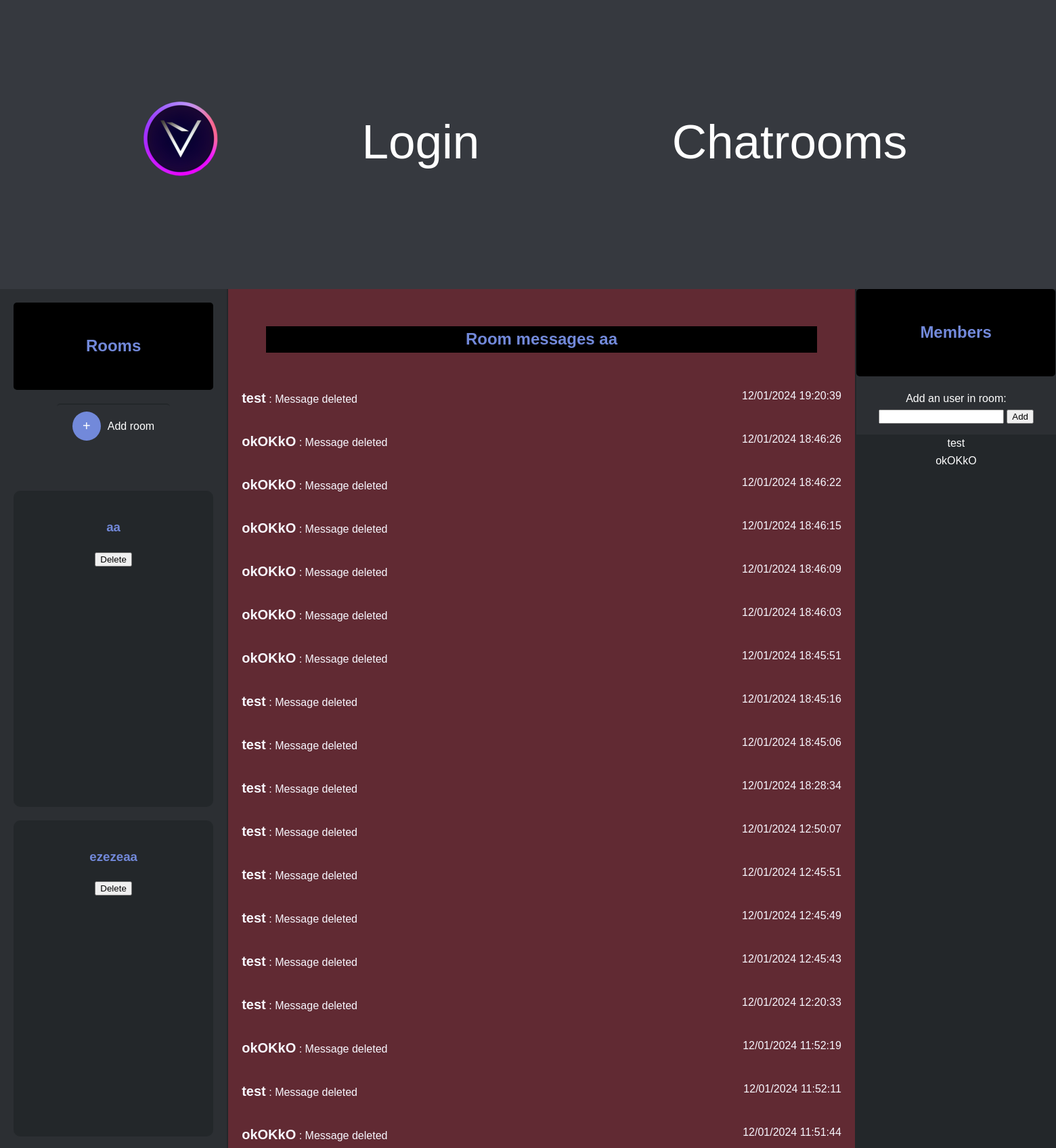
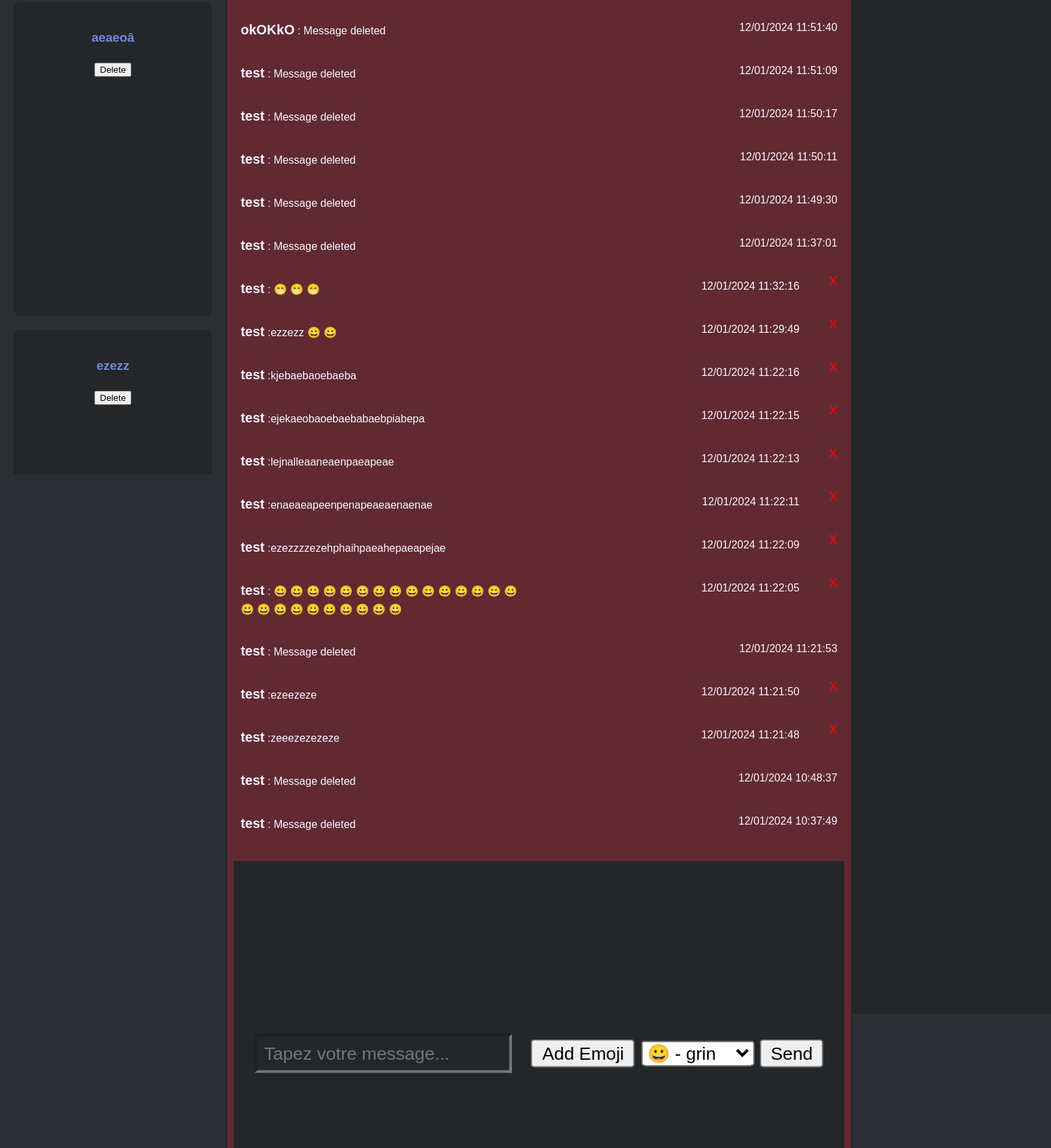
Screenshot of /chatroom/33/ (signed in, upper part) with the database file from the repository (2 pictures, top to bottom).
### chatrooms/models.py (models this page shows, shortened)
class ChatRoom(models.Model):
    name = models.CharField(max_length=255)
    participants = models.ManyToManyField(User, related_name='participant_chatrooms')
    creator = models.ForeignKey(User, on_delete=models.SET_NULL, null=True, blank=True, related_name='created_chatrooms')
    deleted_messages = models.ManyToManyField('Message', related_name='deleted_in_chatrooms')

class Message(models.Model):
    content = models.CharField(max_length=1024)
    sender = models.ForeignKey(User, on_delete=models.CASCADE)
    timestamp = models.DateTimeField(auto_now_add=True)
    chat_room = models.ForeignKey(ChatRoom, on_delete=models.CASCADE)
    is_deleted = models.BooleanField(default=False)
    def formatted_timestamp(self):
        local_time = timezone.localtime(self.timestamp)
        return local_time.strftime("%d/%m/%Y %H:%M:%S")
    class Meta:
        ordering = ['-id']  # Tri par ordre décroissant d'ID

### chatrooms/views.py (the view, shortened to what this page needs)
# urls.py: path('chatroom/', views.home_view, name='chatroom'),
@login_required(login_url='users:login')  # Specify the login URL
def home_view(request, chatroom_id=None):
    user = request.user
    accessible_chatrooms = ChatRoom.objects.filter(participants=user)
    message_form = MessageForm()
    emojis = Emoji.objects.all()
    if chatroom_id is None:
        chatroom = accessible_chatrooms.first()
        if chatroom is None:
            return render(request, 'chatroom.html')
        return redirect('chatrooms:chatroom', chatroom_id=chatroom.id)
    chatroom = get_object_or_404(ChatRoom, id=chatroom_id)
    messages = chatroom.message_set.all()
    formatted_messages = [
        {
            'id': msg.id,
            'sender': msg.sender.username,
            'content': msg.content,
            'timestamp': msg.formatted_timestamp(),
            'is_deleted':msg.is_deleted,# Use formatted_timestamp method
        }
        for msg in messages
    ]
    return render(request, 'chatroom.html', {'user': user, 'accessible_chatrooms': accessible_chatrooms, 'message_form': message_form, 'chatroom': chatroom, 'emojis': emojis, 'messages': formatted_messages})

### chatrooms/forms.py
class MessageForm(forms.Form):
    message = forms.CharField(max_length=500, widget=forms.TextInput(attrs={'placeholder': 'Tapez votre message...'}))
    emoji = forms.ModelChoiceField(queryset=Emoji.objects.all(), empty_label=None)

### chatrooms/templates/chatroom.html (shortened to what this page needs)
{% load static %}
<!DOCTYPE html>
<html lang="en">
<head>
    <link rel="stylesheet" href="https://cdnjs.cloudflare.com/ajax/libs/font-awesome/6.0.0/css/all.min.css">
    <link rel="stylesheet" href="{% static 'css/style.css' %}">
</head>
<body class="chatroom" data-chatroom-id="{{ chatroom.id }}">
    <header>
        <div class="menu-nav">
            <div class="box-logo">
                <a href="{% url 'users:index' %}">
                    <img src="{% static 'img/logo_transparent.png' %}" alt="App logo">
                </a>
            </div>
            <div class="boutons-container">
                <a href="{% url 'users:login' %}" class="button">Login</a>
                <a href="{% url 'chatrooms:chatroom' %}" class="button">Chatrooms</a>
                <a href="{% url 'help' %}" class="button">Help</a>
            </div>
        </div>
    </header>
    <div class="section-salons">
        <div class="salons-textuel">
            <div class="section-titre">
                <h2>Rooms</h2>
            </div>
            <div class="ajouter-salon">
                <button onclick="toggleCreateChatroomForm()">+</button>
                <div class="ajouter-salon-titre">Add room</div>
            </div>
           <div class="allchat">
                {% for chatroom in accessible_chatrooms %}
                    <div class="encadre-salon">
                        <a href="{% url 'chatrooms:chatroom' chatroom.id %}">
                            <h3>{{ chatroom.name }}</h3>
                        </a>
                        {% if chatroom.creator == user %}
                            <form method="post" action="{% url 'chatrooms:delete_chatroom' chatroom.id %}">
                                <button type="submit" onclick="return confirm('Are you sure you want to delete this chatroom?')">Delete</button>
                            </form>
                        {% endif %}
                    </div>
                {% endfor %}
            </div>
        </div>
        <div class="section-chat">
        {% if chatroom %}
            <h2>Room messages {{ chatroom.name }}</h2>
            <div class="messages-list" id="messages-list">
        {% for message in messages %}
                <div class="message deleted-message" id="message-{{ message.id }}">
            {% if message.is_deleted %}
                    <p><strong>{{ message.sender }}</strong> : <span class="message-content">Message deleted</span></p>
                    <p>{{ message.timestamp }}</p>
            {% else %}
            <p><strong>{{ message.sender }}</strong> :<span class="message-content">{{ message.content }}</span></p>
            <p class="p2">{{ message.timestamp }}</p>
            {% if message.sender == user or chatroom.creator == user %}
                <span class="delete-message" data-message-id="{{ message.id }}">x</span>
            {% endif %}
        {% endif %}
                </div>
        {% endfor %}
            </div>
                <div class="saisie-message">
                    <form id="messageForm" method="post" action="{% url 'chatrooms:send_message' %}">
                        <input type="text" name="message" placeholder="Tapez votre message..." id="message-input">
                        <button type="button" id="ajouterEmoji">Add Emoji</button>
                        <select name="emoji" id="emojiSelect">
                            {% for emoji in emojis %}
                                <option value="{{ emoji.symbol }}">{{ emoji.symbol }} - {{ emoji.name }}</option>
                            {% endfor %}
                        </select>
                        <button type="submit" id="bouton-envoi">Send</button>
                    </form>
                </div>
            {% endif %}
        </div>
        <div class="liste-utilisateurs">
            {% if chatroom %}
            <div class="membres">
                    <h2>Members</h2>
            </div>
            {% if user == chatroom.creator %}
            <div class="add-user-to-chatroom">
               <form id="addUserForm" method="post" action="{% url 'chatrooms:add_user_to_chatroom' chatroom.id %}">
                    <label for="username">Add an user in room:</label>
                    <input type="text" name="username" id="username" required>
                    <button type="submit">Add</button>
                </form>
            </div>
        {% endif %}
            <div class="encadre-membres">
                {% for participant in chatroom.participants.all %}
                    <div>{{ participant.username }}</div>
                {% endfor %}
            </div>
        {% endif %}
        </div>
 </div>
</body>
</html>

### static/css/style.css (style rules this page uses)
body { font-family: Arial, sans-serif; line-height: 1.6; margin: 0; padding: 0; overflow: hidden; }
header { height:10vh; }
body { color: #fff; background-color: #000; width: 100%; }
.chatroom .section-salons { margin-top:2vh; display: flex; flex: 1; color: white; background-color: #2C2F33; transition: background-color 0.3s, color 0.3s; height: 90vh; }
.chatroom .salons-textuel { width: 20%; padding: 20px; border-right: 2px solid #23272A; margin-bottom: 5%; }
.chatroom .section-chat { padding: 20px; border-right: 2px solid #23272A; display: flex; width: 60%; flex-direction: column; background-color: rgb(204, 34, 51, 0.333); }
.chatroom .messages-list { overflow-y: auto; height: 70vh; }
.chatroom .ajouter-salon { display: flex; justify-content: center; align-items: center; border-top: 2px solid #23272A; padding: 10px; border-radius: 5px; margin: 0 auto; width: 50%; }
.chatroom .ajouter-salon button { padding: 10px 15px; color: white; background-color: #7289DA; border: none; border-radius: 50%; font-size: 20px; margin-right: 10px; cursor: pointer; transition: background-color 0.3s, color 0.3s; }
.chatroom .allchat { max-height: 55%; overflow-y: auto; margin: 15% 0%; }
.chatroom .ajouter-salon-titre { color: white; }
.chatroom .encadre-salon { flex-grow: 1; border-radius: 10px; background-color: #23272A; padding: 20px; margin-top: 20px; height: 12vh; text-align: center; }
.encadre-salon a { text-decoration: none; font-weight: bold; color: rgb(114, 137, 218); }
.chatroom .saisie-message { display: flex; justify-content: center; align-items: center; border-top: 2px solid #23272A; padding: 10px; height:18%; background:rgb(35, 39, 42); width: 100%; margin-top: 2%; margin-bottom: 7%; margin-left: -10px; }
.chatroom .saisie-message input { flex: 1; margin-right: 10px; padding: 5px; background-color: #23272A; color: white; }
#messageForm { scale:2; }
.chatroom .section-titre, .chatroom .liste-utilisateurs .section-titre { background-color: #000; padding: 10px; border-radius: 5px; margin-bottom: 20px; text-align: center; }
.liste-utilisateurs { display: block; flex-direction: column; align-items: center; justify-content: center; height: 90vh; width: 20%; }
.encadre-membres { background-color: #23272A; margin-top: 0%; overflow-y: auto; text-align: center; height: 80%; width: 100%; }
.membres { background-color: #000; padding: 10px; border-radius: 5px; margin-bottom: 20px; text-align: center; width:93% }
.menu-nav { display: flex; align-items: center; padding: 2vh 4vh; background-color: #36393F; color: white; max-height: 8vh; transition: background-color 0.3s, color 0.3s; }
.menu-nav .box-logo img { max-height: 14vh; width: auto; cursor: pointer; transition: transform 0.3s; vertical-align: bottom; }
.menu-nav .boutons-container { display: flex; align-items: center; justify-content: flex-start; }
.menu-nav .boutons-container a { font-size: 2vh; cursor: pointer; background: none; border: none; color: white; position: relative; transition: color 0.3s; padding: 8vh 4vh; text-decoration: none; }
.menu-nav .boutons-container a::after { content: ''; display: block; width: 0; height: 0.2vh; background-color: rgb(2, 0, 5); transition: width 0.3s; }
.add-user-to-chatroom { text-align: center; margin-bottom: 5%; }
.message p { width: 60%; color: #F8F8FF; white-space: pre-wrap; border-radius:1%; }
.message p:nth-child(2) { margin-left: auto; text-align: -webkit-right; }
.delete-message { color: red; cursor: pointer; font-size: 24px; margin-left: 5%; }
.message { display:flex; }
strong { font-size: 20px; font-weight: bold; }
.chatroom h2 { color: #7289DA; margin: 1vh; background-color: #000; text-align: center; }

### rows the page displays
ChatRoom: name "aa", shows "Delete"
ChatRoom: name "ezezeaa", shows "Delete"
ChatRoom: name "aeaeoâ", shows "Delete"
ChatRoom: name "ezezz", shows "Delete"
Message: content "😁 😁 😁"
Message: content "ezzezz 😀 😀"
Message: content "kjebaebaoebaeba"
Message: content "ejekaeobaoebaebabaebpiabepa"
Message: content "lejnalleaaneaenpaeapeae"
Message: content "enaeaeapeenpenapeaeaenaenae"
Message: content "ezezzzzezehphaihpaeahepaeapejae"
Message: content "😀 😀 😀 😀 😀 😀 😀 😀 😀 😀 😀 😀 😀 😀 😀 😀 😀 😀 😀 😀 😀 😀 😀 😀 😀"
Message: content "ezeezeze"
Message: content "zeeezezezeze"

### other values shown
{{ message.sender }} "test" "okOKkO" "okOKkO" "okOKkO" "okOKkO" "okOKkO" "okOKkO" "test" "test" "test" "test" "test" "test" "test" "test" "okOKkO" "test" "okOKkO" "okOKkO" "test" "test" "test" "test" "test" "test" "test" "test"
{{ message.timestamp }} "12/01/2024 19:20:39" "12/01/2024 18:46:26" "12/01/2024 18:46:22" "12/01/2024 18:46:15" "12/01/2024 18:46:09" "12/01/2024 18:46:03" "12/01/2024 18:45:51" "12/01/2024 18:45:16" "12/01/2024 18:45:06" "12/01/2024 18:28:34" "12/01/2024 12:50:07" "12/01/2024 12:45:51" "12/01/2024 12:45:49" "12/01/2024 12:45:43" "12/01/2024 12:20:33" "12/01/2024 11:52:19" "12/01/2024 11:52:11" "12/01/2024 11:51:44" "12/01/2024 11:51:40" "12/01/2024 11:51:09" "12/01/2024 11:50:17" "12/01/2024 11:50:11" "12/01/2024 11:49:30" "12/01/2024 11:37:01" "12/01/2024 11:21:53" "12/01/2024 10:48:37" "12/01/2024 10:37:49"
{{ message.sender }} "test" "test" "test" "test" "test" "test" "test" "test" "test" "test"
{{ message.timestamp }} "12/01/2024 11:32:16" "12/01/2024 11:29:49" "12/01/2024 11:22:16" "12/01/2024 11:22:15" "12/01/2024 11:22:13" "12/01/2024 11:22:11" "12/01/2024 11:22:09" "12/01/2024 11:22:05" "12/01/2024 11:21:50" "12/01/2024 11:21:48"
{{ participant.username }} "test"
{{ participant.username }} "okOKkO"
form field emoji "😀 - grin"
